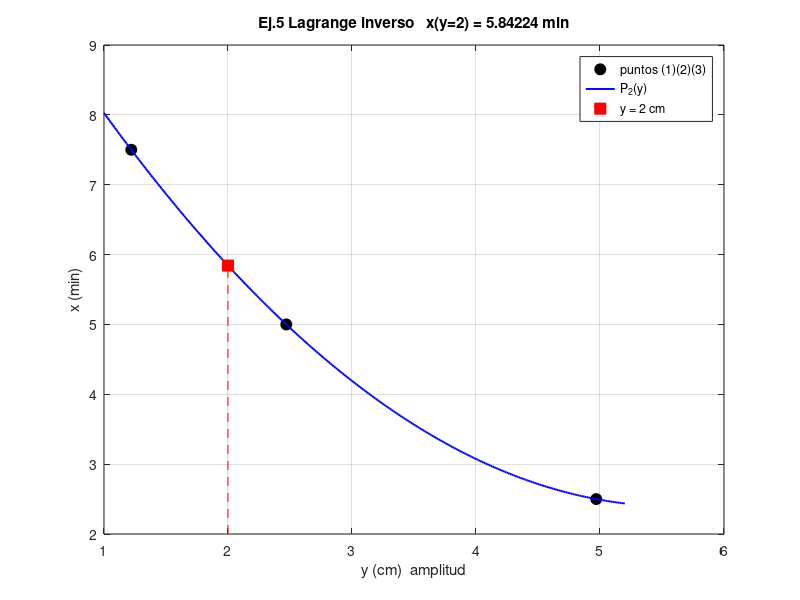

The MATLAB source for this figure:
%% Ejercicio 5 — Lagrange grado 2, interpolación inversa (examen modelo U2)
out = getenv('MN_EVID_DIR');
if isempty(out)
  out = fullfile(fileparts(mfilename('fullpath')), '..', 'evidencias', 'ejercicio_05_lagrange');
end
if ~exist(out, 'dir'), mkdir(out); end

% Puntos (1), (2) y (3) de la tabla (índice 0 es el primero).
% Interpolación inversa: la variable independiente es y.
y = [4.97; 2.47; 1.22];
x = [2.5; 5.0; 7.5];
yq = 2;

L = ones(3, 1);
for i = 1:3
  for j = 1:3
    if i ~= j
      L(i) = L(i) * (yq - y(j)) / (y(i) - y(j));
    end
  end
end
xq = sum(L .* x);

fid = fopen(fullfile(out, 'resultado.txt'), 'w');
fprintf(fid, 'EJERCICIO 5 — EVIDENCIA OCTAVE\n');
fprintf(fid, 'Puntos (1)(2)(3): (y,x) = (4.97,2.5), (2.47,5.0), (1.22,7.5)\n');
fprintf(fid, 'Se interpola x = P(y) y se evalua en y=2.\n');
fprintf(fid, 'L1,%.12f\n', L(1));
fprintf(fid, 'L2,%.12f\n', L(2));
fprintf(fid, 'L3,%.12f\n', L(3));
fprintf(fid, 'x_en_y2,%.12f\n', xq);
fprintf(fid, 'suma_L,%.12e\n', sum(L));
fclose(fid);

yy = linspace(1.0, 5.2, 300);
xx = zeros(size(yy));
for t = 1:numel(yy)
  Lt = ones(3, 1);
  for i = 1:3
    for j = 1:3
      if i ~= j
        Lt(i) = Lt(i) * (yy(t) - y(j)) / (y(i) - y(j));
      end
    end
  end
  xx(t) = sum(Lt .* x);
end

figure('visible', 'off');
plot(y, x, 'ko', 'MarkerFaceColor', 'k', 'MarkerSize', 8); hold on;
plot(yy, xx, 'b-', 'LineWidth', 1.4);
plot(yq, xq, 'rs', 'MarkerFaceColor', 'r', 'MarkerSize', 8);
plot([yq yq], [2 xq], 'r--');
grid on; xlabel('y (cm)  amplitud'); ylabel('x (min)');
title(sprintf('Ej.5 Lagrange inverso   x(y=2) = %.5f min', xq));
legend('puntos (1)(2)(3)', 'P_2(y)', 'y = 2 cm', 'Location', 'northeast');
print(fullfile(out, 'octave_lagrange.png'), '-dpng', '-r140');
